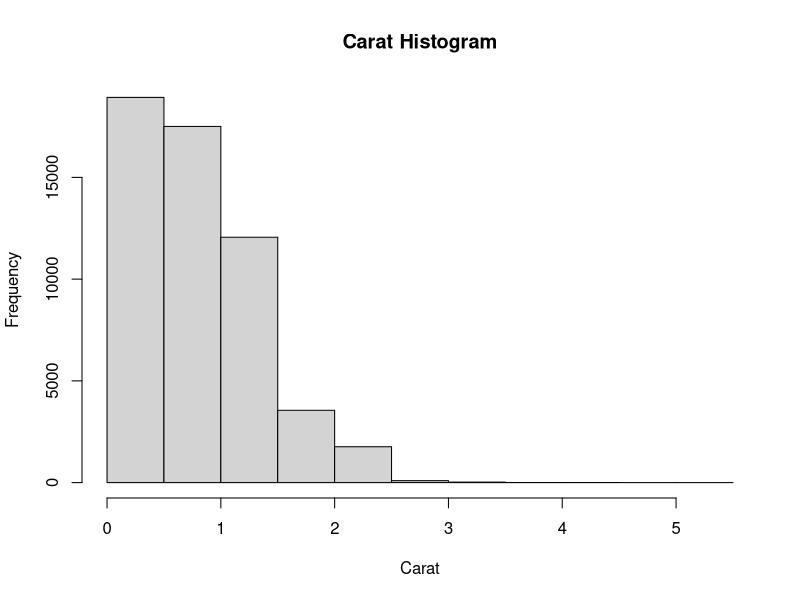
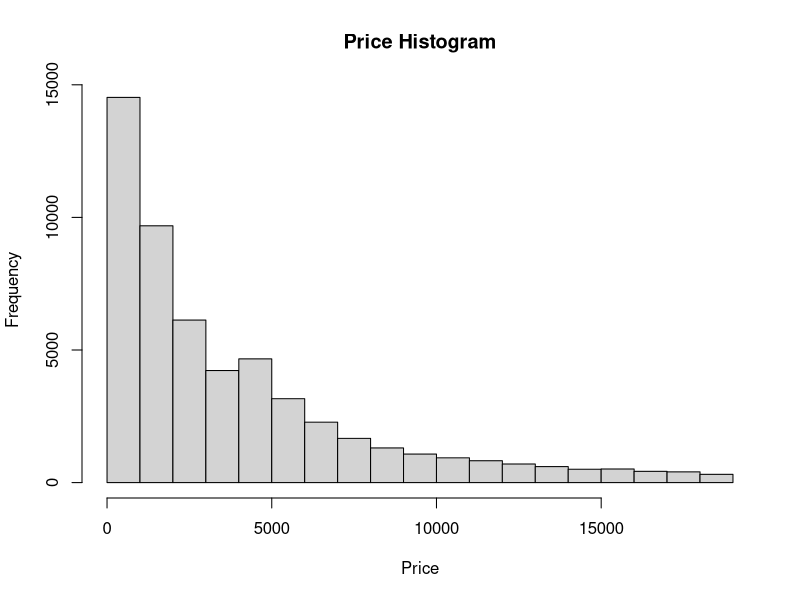
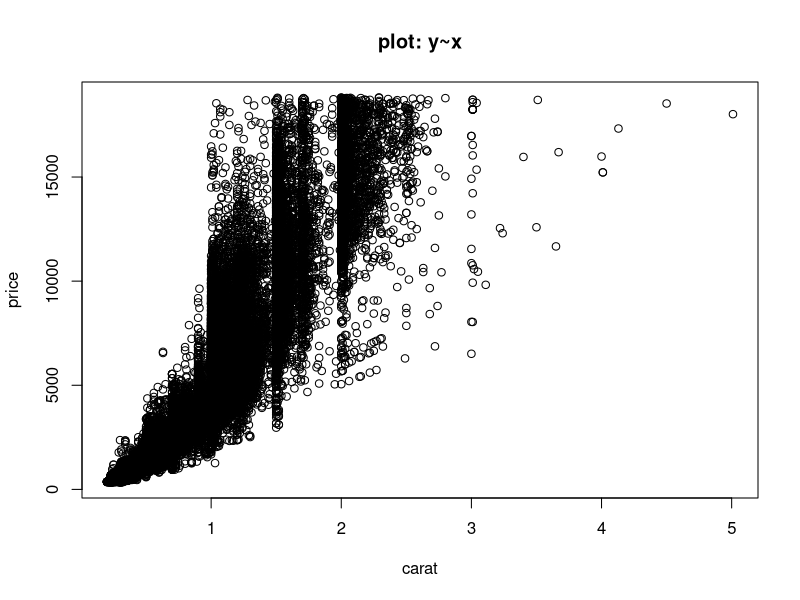
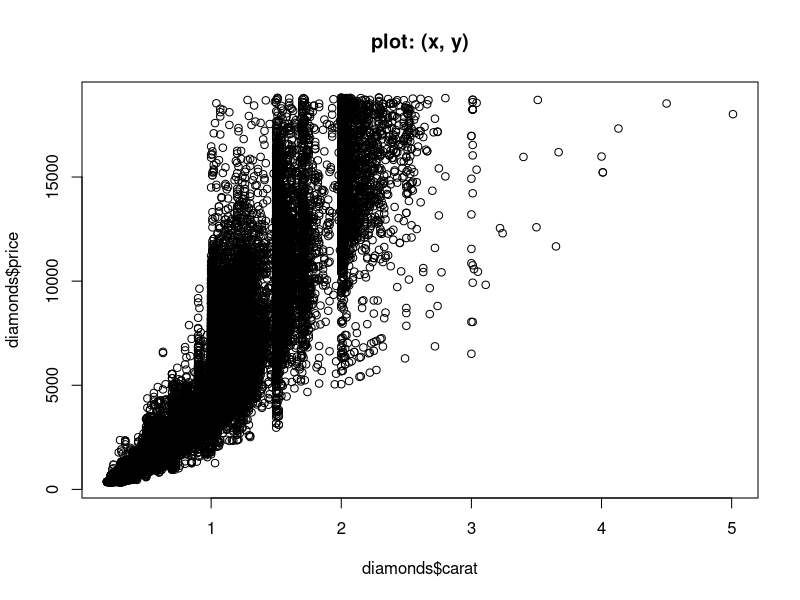
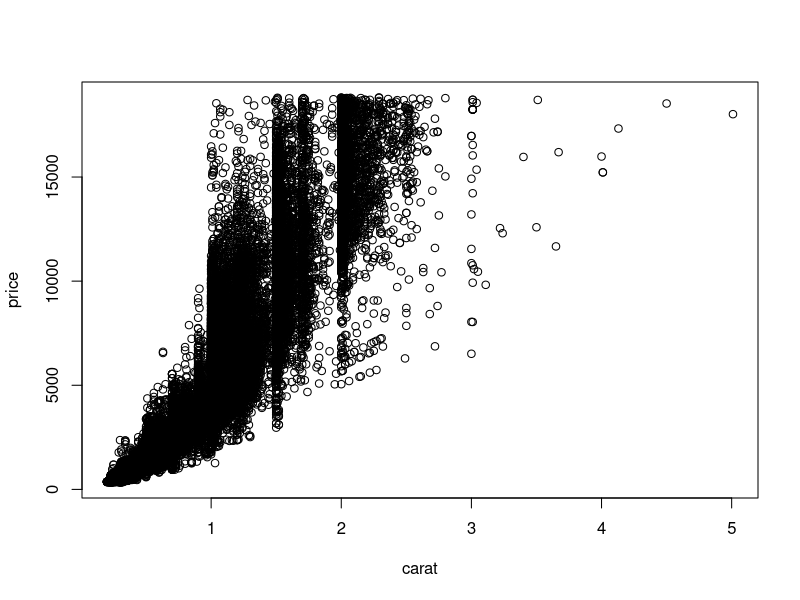
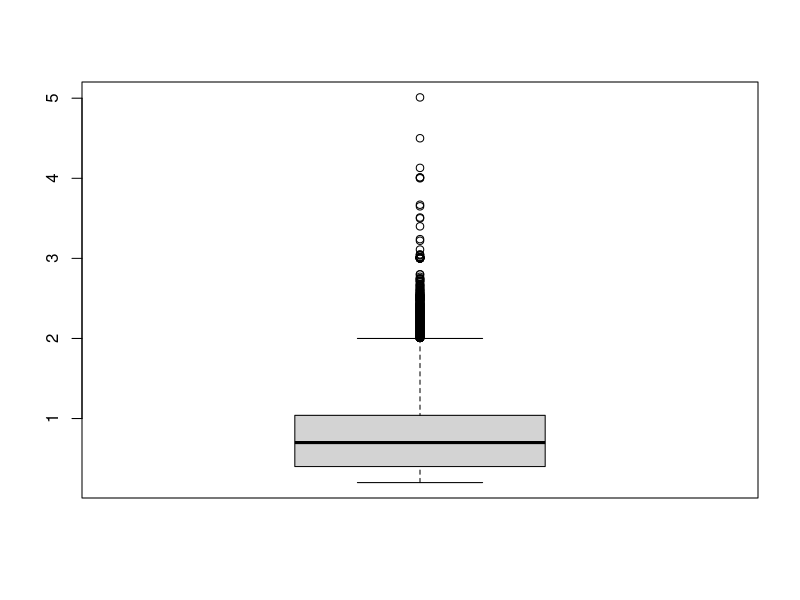
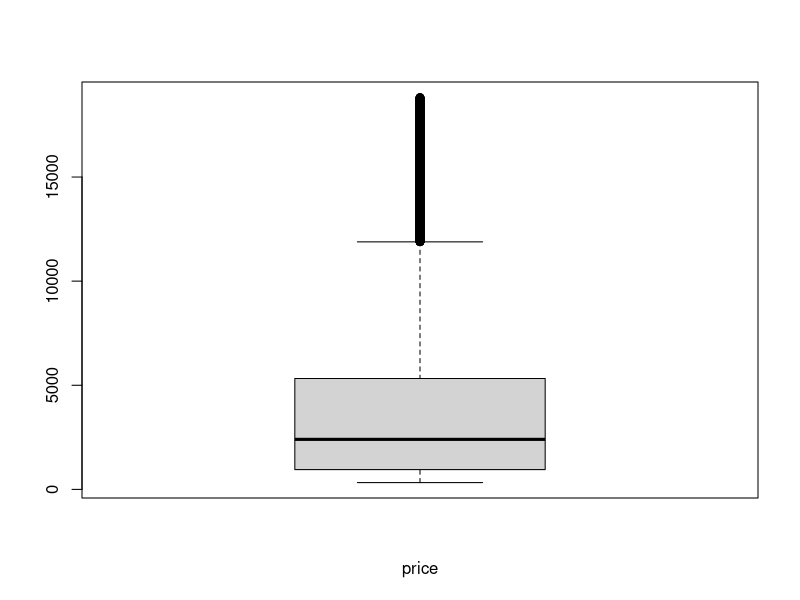
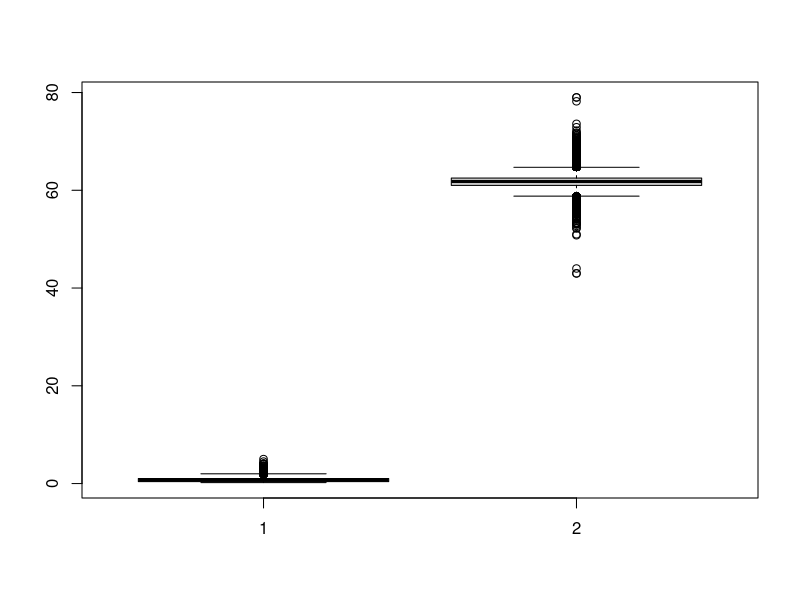

Here is the R script that generated these plots, in order: (Note: this script raises an error after producing the figures.)
# Unit 7: R2unit07graphic.R
# best R version 3.4.4
#####
rm(list=ls())
###
############################## < 1. basic graphic > #####################
# [1] simple plots --------------------------------------------------- #
if (!require(ggplot2)) {
  install.packages("ggplot2")
  library(ggplot2)
} # ggplot2
str(diamonds)
# histogram
hist(diamonds$carat, main = "Carat Histogram", xlab = "Carat")
hist(diamonds$price, main = "Price Histogram", xlab = "Price")
# 
# scatter plot: y ~ x or (x, y)
plot(price ~ carat, data = diamonds, main="plot: y~x")
plot(diamonds$carat, diamonds$price, main="plot: (x, y)")
plot(diamonds$carat, diamonds$price, xlab="carat", ylab="price")
#
# boxplot
boxplot(diamonds$carat)
boxplot(diamonds$price, xlab="price")
#
boxplot(diamonds$carat, diamonds$depth)
boxplot(diamonds[, c("carat", "depth")])
boxplot(diamonds)
# cf: summary(diamonds) 
# factor attributes: boxplot(diamonds[, c("cut", "color")])
#
# [2] ggplot2 ------------------------------------------- #
# geom_histogram, geom_density, geom_point
ggplot(data = diamonds) + geom_histogram(aes(x = carat))
ggplot(data = diamonds) + geom_density(aes(x = carat), fill = "grey50")
ggplot(diamonds, aes(x = carat, y = price)) + geom_point()
# ggplot(diamonds) + geom_point(aes(x = carat, y = price))
# create a ggplot object for common use by the subsequent layers 
g <- ggplot(diamonds, aes(x = carat, y = price))
g + geom_point(aes(color = color))
#
# create the 2-dimensional layout of panels: facet_wrap vs. facet_grid
g + geom_point(aes(color = color)) + facet_wrap(~ color)
g + geom_point(aes(color = color)) + facet_wrap(cut ~ color)
# g + geom_point(aes(color = color)) + facet_wrap(~ cut + color)
#
g2 <- g + geom_point(aes(color = color))
g2 + facet_grid(~ clarity)
g2 + facet_grid(cut ~ clarity)
g2 + facet_grid(cut ~ clarity + color)
g2 + facet_grid(cut + clarity ~ color)
# geom_histogram + facet_wrap
ggplot(diamonds, aes(x = carat)) + geom_histogram() + facet_wrap(~ color)
ggplot(diamonds, aes(x = carat)) + geom_histogram() + facet_wrap(~ clarity)
# ggplot(diamonds, aes(x = carat)) + geom_histogram(bins=20) + facet_grid(~ clarity)
#
# geom_boxplot
ggplot(diamonds, aes(y = carat, x = 1)) + geom_boxplot()
ggplot(diamonds, aes(y = carat, x = cut)) + geom_boxplot()
# 
# geom_violins:
ggplot(diamonds, aes(y = carat, x = 1)) + geom_violin()
ggplot(diamonds, aes(y = carat, x = cut)) + geom_violin()
ggplot(diamonds, aes(y = carat, x = cut)) + geom_boxplot() + geom_violin()
# ggplot(diamonds, aes(y = carat, x = cut)) + geom_violin() + geom_boxplot()
#
############################## < 2. ggplot2 & lubridate > ###############
# geom_histogram, geom_density, geom_point
View(diamonds)
(g <- ggplot(data = diamonds) + geom_histogram(bins = 30, aes(x = carat)))
g + geom_histogram(breaks = seq(0, 3, by=.1), fill = "green", aes(x = carat)) + xlim(c(0, 3))
g + geom_histogram(bins = 50, color = "blue", fill = "yellow", aes(x = carat))
ggplot(data = diamonds) + geom_histogram(bins = 50, na.rm = TRUE, aes(x = carat)) + xlim(c(0, 3))
# non-finite values: out of the range limited by xlim
# missing values: default na.rm = FALSE
ggplot(data = diamonds) + geom_density(aes(x = carat), fill = "red")
ggplot(data = diamonds) + geom_density(aes(x = carat), fill = "red", na.rm = TRUE) + xlim(c(0, 3))
#
ggplot(diamonds, aes(x = carat, y = price)) + geom_point()
g <- ggplot(diamonds, aes(x = carat, y = price))
g + geom_point(aes(color = color))
#
# facet_wrap vs. facet_grid
g + geom_point(aes(color = color)) + facet_wrap(~ cut)
g + geom_point(aes(color = color)) + facet_wrap(clarity ~ cut)
g + geom_point(aes(color = color)) + facet_grid(clarity ~ cut)
#
ggplot(diamonds, aes(x = carat)) + geom_histogram(bins = 50, fill = "red") + facet_wrap(~ cut)
# geom_boxplot:
ggplot(diamonds, aes(y = carat, x = 1)) + geom_boxplot(fill = "yellow")
ggplot(diamonds, aes(y = carat, x = cut)) + geom_boxplot(color = "blue", fill = "yellow")
# geom_violins:
ggplot(diamonds, aes(y = carat, x = cut)) + geom_violin(fill = "green")
# ========================================================================== #
#
?economics
str(economics)
head(economics)
ggplot(economics, aes(x = date, y = pop)) + geom_line()
#
if (!require(lubridate)) {
  install.packages("lubridate")
  library(lubridate)
} # lubridate
# Transform date => (year, month)
economics$year <- year(economics$date)
head(month(economics$date), 10)
economics$month <- month(economics$date, label=TRUE)
head(economics, 10)
#
# selection by which
econ2007 <- economics[which(economics$year >= 2007), ]
head(econ2007)
str(econ2007)
typeof(econ2007$year)
#
# divide data into clusters by: group
g <- ggplot(econ2007, aes(x=month, y=pop))
g + geom_line(aes(color=year))  # connect points of the same month
g + geom_line(aes(color=year, group=year))  # connect points of the same year
factor(econ2007$year)
(g1 <- g + geom_line(aes(color=factor(year), group=year)))
g + geom_line(aes(color=factor(year), size=1.2, group=year))
#
# enhance the visualized details
(g2 <- g1 + scale_color_discrete(name="Year"))
(g3 <- g2 + labs(title="Population Growth", x="Month", y="Population"))
#
if (!require(scales)) {
  install.packages("scales")
  library(scales)
} # scales
g4 <- g3 + scale_y_continuous(labels = comma)
g4
#
# several themes are available --------------------------------- #
if (!require(ggthemes)) {
  install.packages("ggthemes")
  require(ggthemes)
} # ggthemes
g2 <- ggplot(diamonds, aes(x=carat, y=price)) +
  geom_point(aes(color=color))
g2
g2 + theme_economist() + scale_colour_economist()
#
g2 + theme_excel() 
g2 + theme_excel() + scale_colour_excel()
#
g2 + theme_tufte()
g2 + theme_wsj()
###